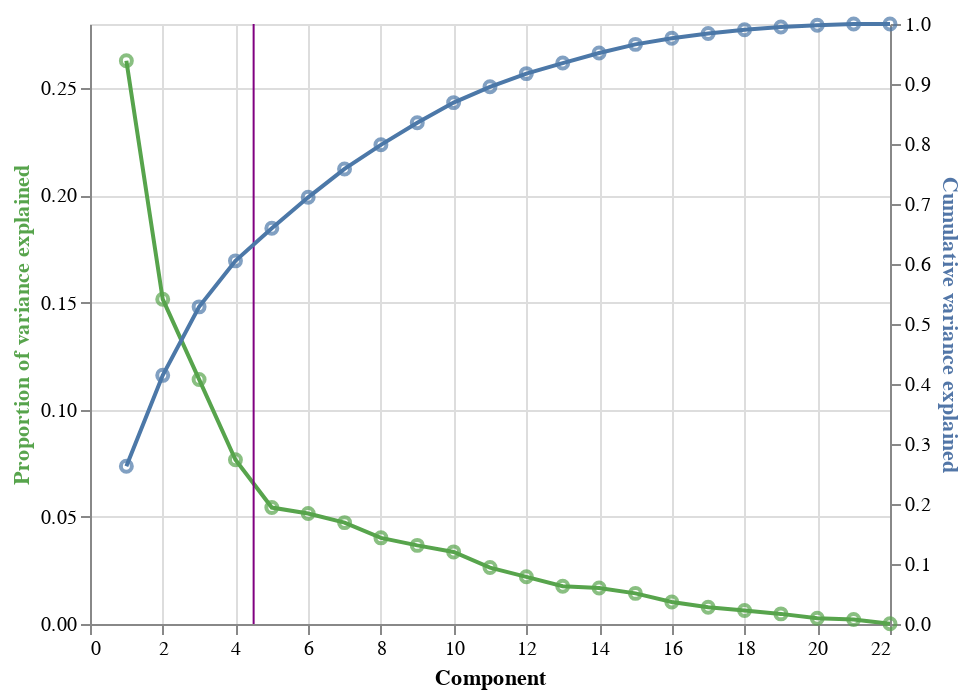

Here is the notebook cell this chart was saved with:
### Markdown cell above
### Question 1 (d)

Indicate your selected number of components (answer in Q1(b)) by adding a vertical line to the plot above. Instead of placing the line directly on your selected number of components, put it at the midpoint between your selected number and the next-largest number. Choose a [color of your liking](https://www.w3schools.com/colors/colors_2021.asp) for the line. If you're not sure where to start, have a look at the week 5 lecture codes.

(*Hint*: in order to make this work in Altair, you'll need to layer the line on to either `prop_var` or `cum_var` *before* calling `alt.layer(...)`; if you try to add the line as a layer to `var_explained_plot`, Altair will throw an error.)

### Code cell
# add vertical line indicating number of selected pcs
line = alt.Chart(pd.DataFrame({'Component': [4.5]})).mark_rule(opacity = 1, color = 'purple').encode(x = 'Component')

# add line to one layer
prop_var = prop_var + line

# layer the layers
var_explained_plot = alt.layer(prop_var, cum_var).resolve_scale(y = 'independent')

# display
var_explained_plot

### Figure 1 — Vega-Lite specification as saved in the notebook (floating-point values rounded to 4 significant figures)
{"config": {"view": {"continuousWidth": 400, "continuousHeight": 300}}, "layer": [{"layer": [{"mark": {"type": "line", "stroke": "#57A44C"}, "encoding": {"x": {"type": "quantitative", "field": "Component"}, "y": {"type": "quantitative", "axis": {"titleColor": "#57A44C"}, "field": "Proportion of variance explained"}}}, {"mark": {"type": "point", "color": "#57A44C"}, "encoding": {"x": {"type": "quantitative", "field": "Component"}, "y": {"type": "quantitative", "axis": {"titleColor": "#57A44C"}, "field": "Proportion of variance explained"}}}, {"data": {"name": "data-ef67bb76fd16b9fd5e71955a76795307"}, "mark": {"type": "rule", "color": "purple", "opacity": 1}, "encoding": {"x": {"type": "quantitative", "field": "Component"}}}]}, {"layer": [{"mark": "line", "encoding": {"x": {"type": "quantitative", "field": "Component"}, "y": {"type": "quantitative", "axis": {"titleColor": "#5276A7"}, "field": "Cumulative variance explained"}}}, {"mark": "point", "encoding": {"x": {"type": "quantitative", "field": "Component"}, "y": {"type": "quantitative", "axis": {"titleColor": "#5276A7"}, "field": "Cumulative variance explained"}}}]}], "data": {"name": "data-b495a99d4a5dec20cdd941974c48f87d"}, "resolve": {"scale": {"y": "independent"}}, "$schema": "https://vega.github.io/schema/vega-lite/v4.0.2.json", "datasets": {"data-b495a99d4a5dec20cdd941974c48f87d": [{"Proportion of variance explained": 0.2629, "Component": 1, "Cumulative variance explained": 0.2629}, {"Proportion of variance explained": 0.1516, "Component": 2, "Cumulative variance explained": 0.4144}, {"Proportion of variance explained": 0.1141, "Component": 3, "Cumulative variance explained": 0.5286}, {"Proportion of variance explained": 0.07667, "Component": 4, "Cumulative variance explained": 0.6052}, {"Proportion of variance explained": 0.05434, "Component": 5, "Cumulative variance explained": 0.6596}, {"Proportion of variance explained": 0.05154, "Component": 6, "Cumulative variance explained": 0.7111}, {"Proportion of variance explained": 0.04732, "Component": 7, "Cumulative variance explained": 0.7584}, {"Proportion of variance explained": 0.04021, "Component": 8, "Cumulative variance explained": 0.7986}, {"Proportion of variance explained": 0.03669, "Component": 9, "Cumulative variance explained": 0.8353}, {"Proportion of variance explained": 0.03364, "Component": 10, "Cumulative variance explained": 0.869}, {"Proportion of variance explained": 0.02633, "Component": 11, "Cumulative variance explained": 0.8953}, {"Proportion of variance explained": 0.02202, "Component": 12, "Cumulative variance explained": 0.9173}, {"Proportion of variance explained": 0.0176, "Component": 13, "Cumulative variance explained": 0.9349}, {"Proportion of variance explained": 0.01684, "Component": 14, "Cumulative variance explained": 0.9517}, {"Proportion of variance explained": 0.01428, "Component": 15, "Cumulative variance explained": 0.966}, {"Proportion of variance explained": 0.01024, "Component": 16, "Cumulative variance explained": 0.9763}, {"Proportion of variance explained": 0.007834, "Component": 17, "Cumulative variance explained": 0.9841}, {"Proportion of variance explained": 0.006307, "Component": 18, "Cumulative variance explained": 0.9904}, {"Proportion of variance explained": 0.004719, "Component": 19, "Cumulative variance explained": 0.9951}, {"Proportion of variance explained": 0.002662, "Component": 20, "Cumulative variance explained": 0.9978}, {"Proportion of variance explained": 0.002101, "Component": 21, "Cumulative variance explained": 0.9999}, {"Proportion of variance explained": 0.0001122, "Component": 22, "Cumulative variance explained": 1.0}], "data-ef67bb76fd16b9fd5e71955a76795307": [{"Component": 4.5}]}}
